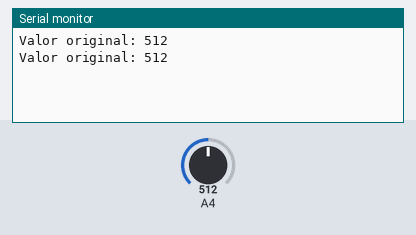
A sketch run on a simulated Arduino Mega 2560, built with avr-gcc and run on an emulated ATmega2560. Parts: the last lines printed to the serial monitor. The inputs (shaded band) are chosen by the test bench; at power-on: A4 = 512.

Above: at 1.8 s.
1.9 s: A4 set to 716
At 2.8 s:
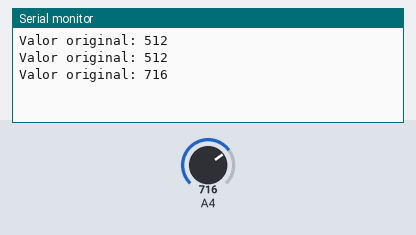
3.4 s: A4 set to 900
At 4.8 s:
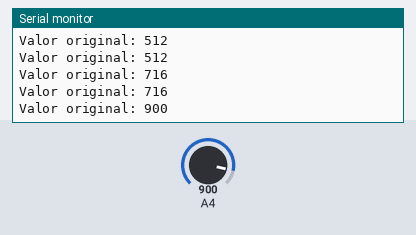
Timing chart, 0 to 6.4 s (numbered marks = the images above; inputs shaded):
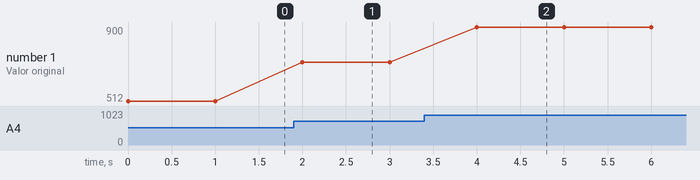

Measured:
- after the input at 1.9 s, the serial monitor: prints a new line after 0.10 s (image 1)
- after the input at 3.4 s, the serial monitor: prints a new line after 0.60 s (image 2)
- plotted number 1: 512 → 716 after the input at 1.9 s, 716 → 900 after the input at 3.4 s

The sketch:

exerc1.ino
```cpp
#define potPin 36
int valPot=0;

void setup() {
  Serial.begin(9600);
}
void loop() {
  valPot=analogRead(potPin);
  Serial.print("Valor original: ");
  Serial.println(valPot);
  delay(1000); //Espera um tempo para continuar o Loop
}
```
